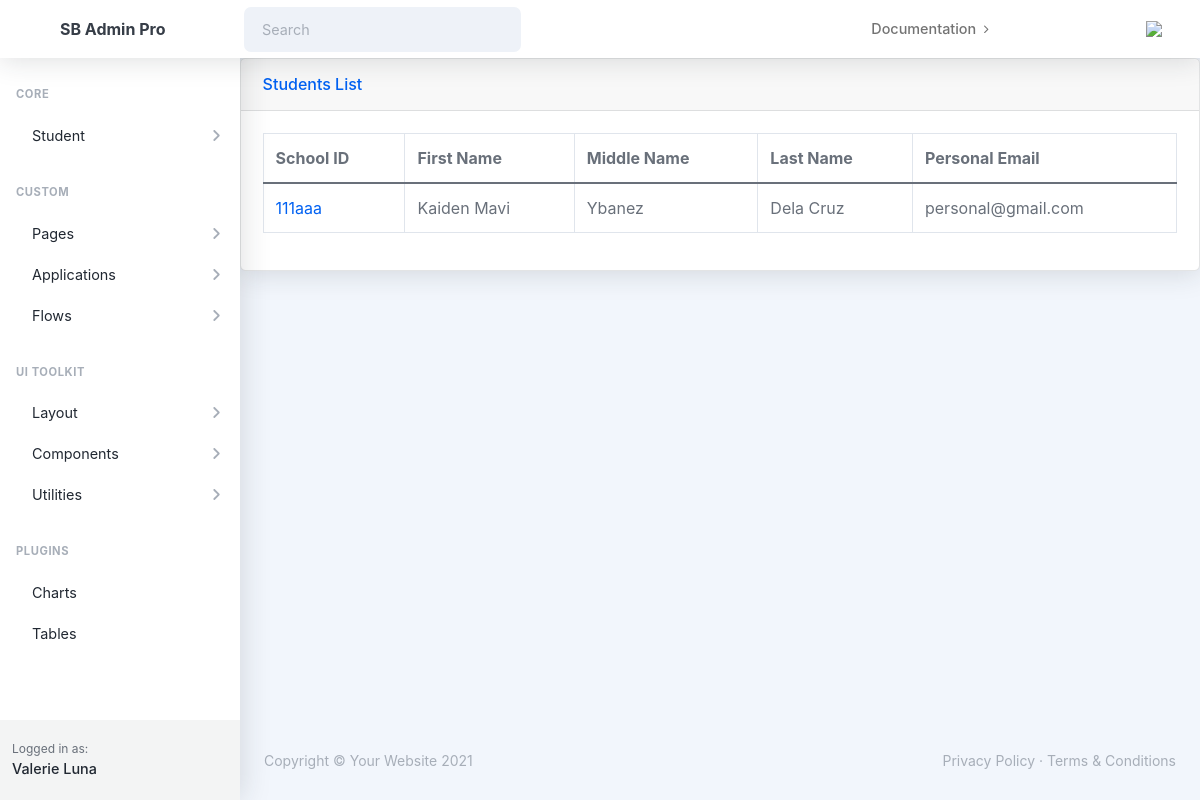
Page /students/lists/ on the committed database.
### students/models.py (models this page shows, shortened)
class Student(models.Model):
    std_sch_id = models.CharField(max_length=50)
    first_name = models.CharField(max_length=100)
    middle_name = models.CharField(max_length=100)
    last_name = models.CharField(max_length=100)
    suffix = models.CharField(max_length=10, blank=True)
    birth_date = models.DateField()
    country_of_birth = models.CharField(max_length=100)
    birth_place = models.CharField(max_length=100)
    nationality = models.CharField(max_length=100)
    CIVIL_STATUS_CHOICES = [
        ('single', 'Single'),
        ('married', 'Married'),
        ('widowed', 'Widowed'),
        ('divorced', 'Divorced'),
        ('separated', 'Separated'),
    ]
    civil_status = models.CharField(max_length=20, choices=CIVIL_STATUS_CHOICES, blank=True)
    SEX_CHOICES = [
        ('male', 'Male'),
        ('female', 'Female'),
    ]
    sex = models.CharField(max_length=10, choices=SEX_CHOICES, blank=True)
    religion = models.CharField(max_length=100)
    mobile_number = models.CharField(max_length=20)
    telephone_number = models.CharField(max_length=20, blank=True)
    personal_email = models.EmailField()

### students/views.py (the view)
# urls.py: path('lists/', list_students, name='list-students'),
def list_students(request):
    students = Student.objects.all()
    for student in students:
        print(student.first_name)
    context = {
        'students': students,
        'page_heading': 'Student List',
    }
    return render(request, 'students/list-students.html', context)

### students/templates/students/list-students.html
{% extends 'students/base.html' %}
{% load crispy_forms_tags %}
{% block content %}
          <div class="card shadow mb-4">
            <div class="card-header py-3">
              <h6 class="m-0 font-weight-bold text-primary">Students List</h6>
            </div>
            <div class="card-body">
              <div class="table-responsive">
                <table class="table table-bordered" id="dataTable" width="100%" cellspacing="0">
                  <thead>
                    <tr>
                      <th>School ID</th>
                      <th>First Name</th>
                      <th>Middle Name</th>
                      <th>Last Name</th>
                      <th>Personal Email</th>
                    </tr>
                  </thead>
                  <tbody>
                        {% for student in students %}
                            <tr>
                                <td>
                                    <a href="{% url 'students:read-student' student.id %}" >
                                      {{ student.std_sch_id }} </a>
                                </td>
                                <td>{{ student.first_name }}</td>
                                <td>{{ student.middle_name }}</td>
                                <td>{{ student.last_name }}</td>
                                <td>{{ student.personal_email }}</td>
                            </tr>
                        {% endfor %}
                  </tbody>
                </table>
              </div>
            </div>
          </div>
{% endblock %}

### rows in the picture
Student: std_sch_id "111aaa", first_name "Kaiden Mavi", middle_name "Ybanez", last_name "Dela Cruz", personal_email "personal@gmail.com"
